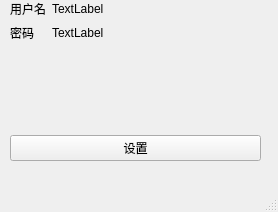
<?xml version="1.0" encoding="UTF-8"?>
<ui version="4.0">
 <class>MainWindow</class>
 <widget class="QMainWindow" name="MainWindow">
  <property name="geometry">
   <rect>
    <x>0</x>
    <y>0</y>
    <width>278</width>
    <height>212</height>
   </rect>
  </property>
  <property name="windowTitle">
   <string>MainWindow</string>
  </property>
  <widget class="QWidget" name="centralwidget">
   <widget class="QWidget" name="">
    <property name="geometry">
     <rect>
      <x>10</x>
      <y>0</y>
      <width>251</width>
      <height>161</height>
     </rect>
    </property>
    <layout class="QVBoxLayout" name="verticalLayout">
     <item>
      <layout class="QFormLayout" name="formLayout">
       <item row="0" column="0">
        <widget class="QLabel" name="label">
         <property name="text">
          <string>用户名</string>
         </property>
        </widget>
       </item>
       <item row="0" column="1">
        <widget class="QLabel" name="label_2">
         <property name="text">
          <string>TextLabel</string>
         </property>
        </widget>
       </item>
       <item row="1" column="0">
        <widget class="QLabel" name="label_3">
         <property name="text">
          <string>密码</string>
         </property>
        </widget>
       </item>
       <item row="1" column="1">
        <widget class="QLabel" name="label_4">
         <property name="text">
          <string>TextLabel</string>
         </property>
        </widget>
       </item>
      </layout>
     </item>
     <item>
      <widget class="QPushButton" name="pushButton">
       <property name="text">
        <string>设置</string>
       </property>
      </widget>
     </item>
    </layout>
   </widget>
  </widget>
  <widget class="QMenuBar" name="menubar">
   <property name="geometry">
    <rect>
     <x>0</x>
     <y>0</y>
     <width>278</width>
     <height>23</height>
    </rect>
   </property>
  </widget>
  <widget class="QStatusBar" name="statusbar"/>
 </widget>
 <resources/>
 <connections/>
</ui>
